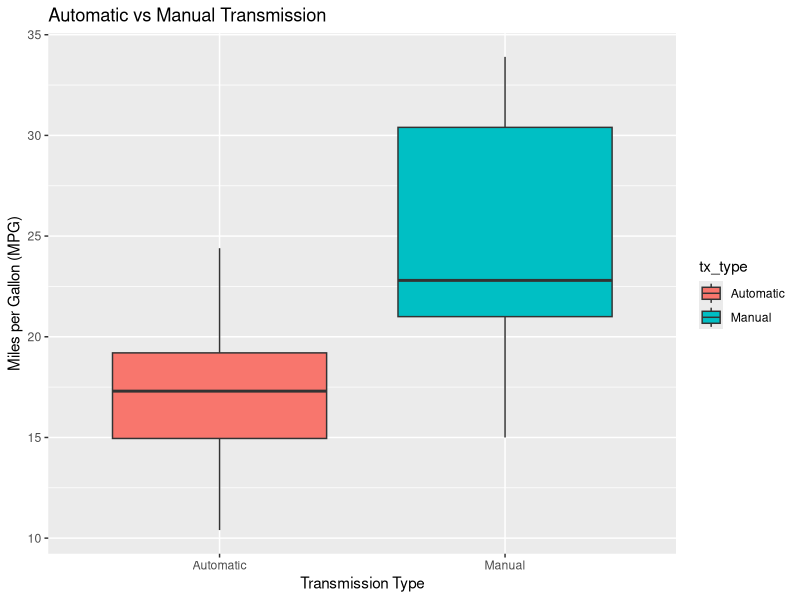
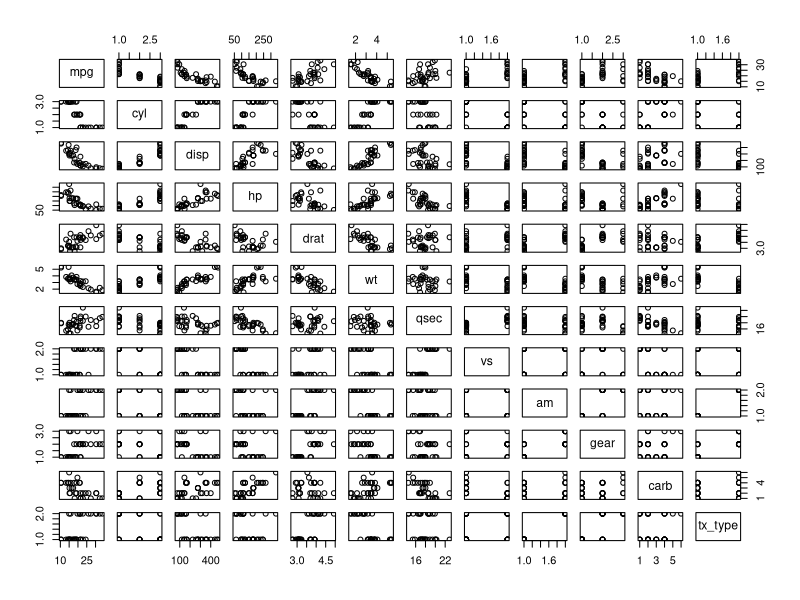
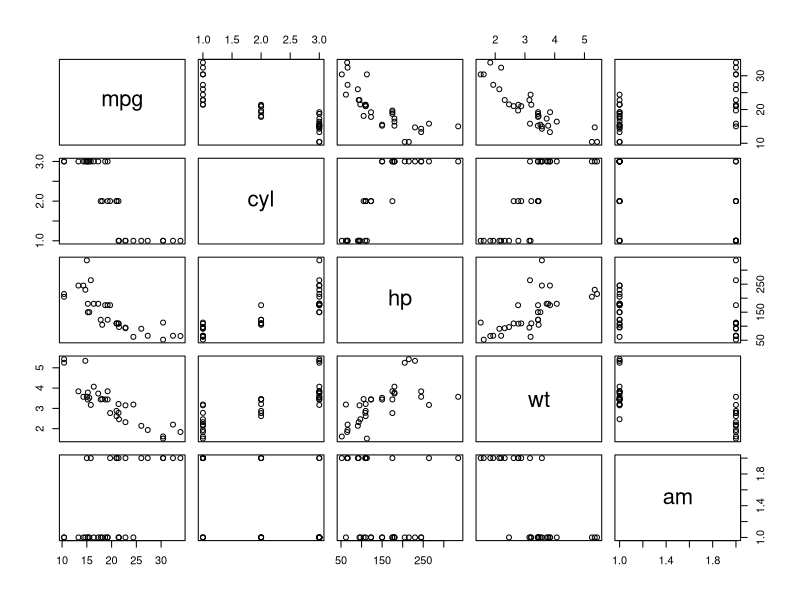
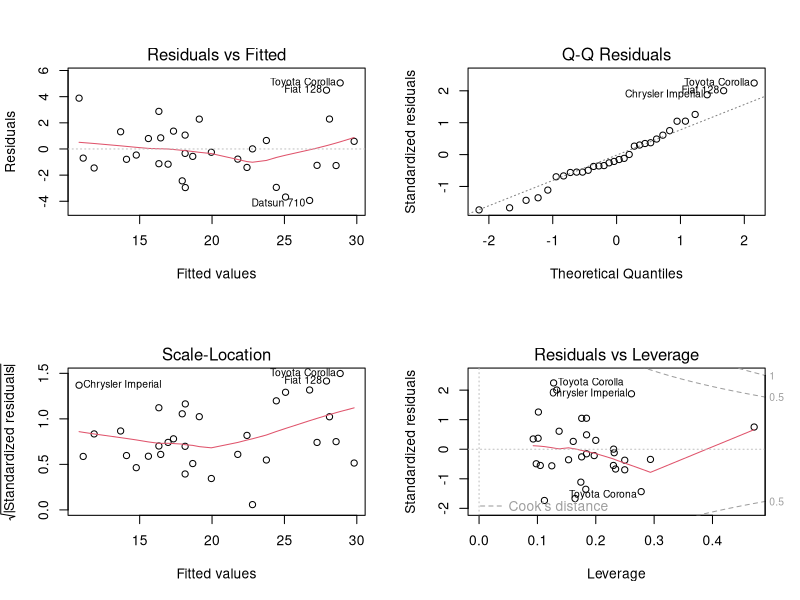

The R source for these figures, in order:
## ---- chunk 1
knitr::opts_chunk$set(echo = TRUE)
## ---- chunk 2
#Load dataset
data(mtcars)
#Sample of the dataset
head(mtcars,3)
## ---- chunk 3
mtcars$am <- as.factor(mtcars$am)
mtcars$tx_type <- factor(mtcars$am, labels=c("Automatic","Manual"))
mtcars$cyl <- as.factor(mtcars$cyl)
mtcars$vs <- as.factor(mtcars$vs)
mtcars$gear <- as.factor(mtcars$gear)
mtcars$carb <- as.factor(mtcars$carb)
## ---- chunk 4
summary(mtcars[mtcars$am==1,]$mpg)
## ---- chunk 5
summary(mtcars[mtcars$am==0,]$mpg)
## ---- chunk 6
p_value<-t.test(mpg~am, mtcars)$p.value
## ---- chunk 7
fit<-lm(mpg ~ am, mtcars)
r_squared<-summary(fit)$r.squared
## ---- chunk 8
fit2<-lm(mpg ~ ., mtcars)
## ---- chunk 9
fit3 <- step(fit2, direction = "backward")
## ---- chunk 10
summary(fit3)$coef
r_squared2<-summary(fit3)$r.squared
## ---- chunk 11
library(ggplot2)
g <- ggplot(aes(x=tx_type, y=mpg), data=mtcars) + geom_boxplot(aes(fill=tx_type))
g <- g + ggtitle("Automatic vs Manual Transmission")+ xlab("Transmission Type") + ylab("Miles per Gallon (MPG)")
g
## ---- chunk 12
pairs(mpg ~ ., mtcars)
## ---- chunk 13
pairs(mpg ~ cyl + hp + wt + am, mtcars)
## ---- chunk 14
par(mfrow = c(2,2))
plot(fit3)
